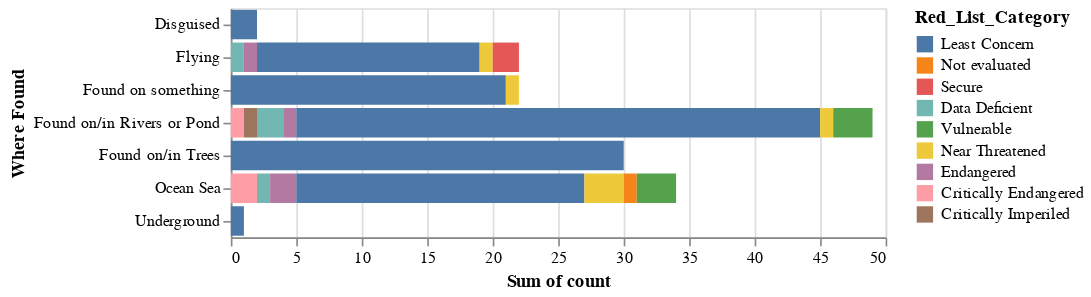

Write notebook code for a chart like this one.
### Code cell
alt.Chart(local_c_cat).mark_bar().encode(
    x= 'sum(count):Q',
    y= alt.Y('Where Found:N',sort=alt.SortArray(['Least Concern','Not evaluated','Secure','Data Deficient','Vulnerable',
                 'Near Threatened','Endangered','Critically Endangered','Critically Imperiled'])),
    color=alt.Color('Red_List_Category:N',sort = red_list_order)
    #column='site:N'
)

### Figure 1 — Vega-Lite specification as saved in the notebook (floating-point values rounded to 4 significant figures)
{"config": {"view": {"continuousWidth": 400, "continuousHeight": 300}}, "data": {"name": "data-7d6119fe8f3ac18c9de69ad8ed553259"}, "mark": "bar", "encoding": {"color": {"type": "nominal", "field": "Red_List_Category", "sort": ["Least Concern", "Not evaluated", "Secure", "Data Deficient", "Vulnerable", "Near Threatened", "Endangered", "Critically Endangered", "Critically Imperiled"]}, "x": {"type": "quantitative", "aggregate": "sum", "field": "count"}, "y": {"type": "nominal", "field": "Where Found", "sort": ["Least Concern", "Not evaluated", "Secure", "Data Deficient", "Vulnerable", "Near Threatened", "Endangered", "Critically Endangered", "Critically Imperiled"]}}, "$schema": "https://vega.github.io/schema/vega-lite/v4.8.1.json", "datasets": {"data-7d6119fe8f3ac18c9de69ad8ed553259": [{"Where Found": "Disguised", "Red_List_Category": "Least Concern", "count": 2, "median": 800.0, "mean": 800.0, "std": 282.8, "max": 1000, "min": 600}, {"Where Found": "Flying", "Red_List_Category": "Data Deficient", "count": 1, "median": 200.0, "mean": 200.0, "std": null, "max": 200, "min": 200}, {"Where Found": "Flying", "Red_List_Category": "Endangered", "count": 1, "median": 4000.0, "mean": 4000.0, "std": null, "max": 4000, "min": 4000}, {"Where Found": "Flying", "Red_List_Category": "Least Concern", "count": 17, "median": 500.0, "mean": 1470.0, "std": 1538.0, "max": 4500, "min": 60}, {"Where Found": "Flying", "Red_List_Category": "Near Threatened", "count": 1, "median": 140.0, "mean": 140.0, "std": null, "max": 140, "min": 140}, {"Where Found": "Flying", "Red_List_Category": "Secure", "count": 2, "median": 200.0, "mean": 200.0, "std": 56.57, "max": 240, "min": 160}, {"Where Found": "Found on something", "Red_List_Category": "Least Concern", "count": 21, "median": 300.0, "mean": 953.3, "std": 1793.0, "max": 8000, "min": 70}, {"Where Found": "Found on something", "Red_List_Category": "Near Threatened", "count": 1, "median": 8000.0, "mean": 8000.0, "std": null, "max": 8000, "min": 8000}, {"Where Found": "Found on/in Rivers or Pond", "Red_List_Category": "Critically Endangered", "count": 1, "median": 15000.0, "mean": 15000.0, "std": null, "max": 15000, "min": 15000}, {"Where Found": "Found on/in Rivers or Pond", "Red_List_Category": "Critically Imperiled", "count": 1, "median": 15000.0, "mean": 15000.0, "std": null, "max": 15000, "min": 15000}, {"Where Found": "Found on/in Rivers or Pond", "Red_List_Category": "Data Deficient", "count": 2, "median": 5450.0, "mean": 5450.0, "std": 6435.0, "max": 10000, "min": 900}, {"Where Found": "Found on/in Rivers or Pond", "Red_List_Category": "Endangered", "count": 1, "median": 1000.0, "mean": 1000.0, "std": null, "max": 1000, "min": 1000}, {"Where Found": "Found on/in Rivers or Pond", "Red_List_Category": "Least Concern", "count": 40, "median": 1050.0, "mean": 2200.0, "std": 2974.0, "max": 15000, "min": 100}, {"Where Found": "Found on/in Rivers or Pond", "Red_List_Category": "Near Threatened", "count": 1, "median": 10000.0, "mean": 10000.0, "std": null, "max": 10000, "min": 10000}, {"Where Found": "Found on/in Rivers or Pond", "Red_List_Category": "Vulnerable", "count": 3, "median": 900.0, "mean": 1233.0, "std": 1137.0, "max": 2500, "min": 300}, {"Where Found": "Found on/in Trees", "Red_List_Category": "Least Concern", "count": 30, "median": 1675.0, "mean": 3829.0, "std": 4251.0, "max": 12000, "min": 10}, {"Where Found": "Ocean Sea", "Red_List_Category": "Critically Endangered", "count": 2, "median": 11500.0, "mean": 11500.0, "std": 4950.0, "max": 15000, "min": 8000}, {"Where Found": "Ocean Sea", "Red_List_Category": "Data Deficient", "count": 1, "median": 1100.0, "mean": 1100.0, "std": null, "max": 1100, "min": 1100}, {"Where Found": "Ocean Sea", "Red_List_Category": "Endangered", "count": 2, "median": 11500.0, "mean": 11500.0, "std": 2121.0, "max": 13000, "min": 10000}, {"Where Found": "Ocean Sea", "Red_List_Category": "Least Concern", "count": 22, "median": 1250.0, "mean": 3275.0, "std": 4063.0, "max": 15000, "min": 200}, {"Where Found": "Ocean Sea", "Red_List_Category": "Near Threatened", "count": 3, "median": 3000.0, "mean": 3383.0, "std": 3441.0, "max": 7000, "min": 150}, {"Where Found": "Ocean Sea", "Red_List_Category": "Not evaluated", "count": 1, "median": 650.0, "mean": 650.0, "std": null, "max": 650, "min": 650}, {"Where Found": "Ocean Sea", "Red_List_Category": "Vulnerable", "count": 3, "median": 10000.0, "mean": 9667.0, "std": 5508.0, "max": 15000, "min": 4000}, {"Where Found": "Underground", "Red_List_Category": "Least Concern", "count": 1, "median": 500.0, "mean": 500.0, "std": null, "max": 500, "min": 500}]}}
